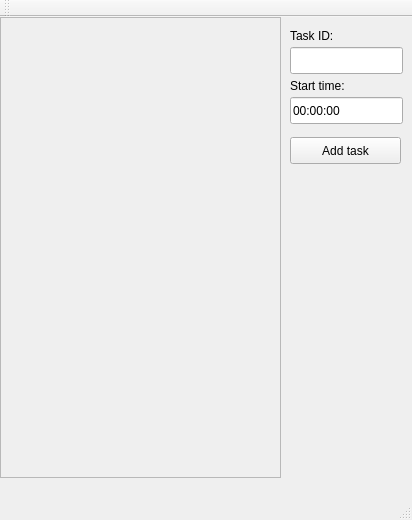
<?xml version="1.0" encoding="UTF-8"?>
<ui version="4.0">
 <class>TimeKeeper</class>
 <widget class="QMainWindow" name="TimeKeeper">
  <property name="geometry">
   <rect>
    <x>0</x>
    <y>0</y>
    <width>412</width>
    <height>520</height>
   </rect>
  </property>
  <property name="windowTitle">
   <string>TimeKeeper</string>
  </property>
  <widget class="QWidget" name="centralWidget">
   <widget class="QScrollArea" name="scrollArea">
    <property name="geometry">
     <rect>
      <x>0</x>
      <y>0</y>
      <width>281</width>
      <height>461</height>
     </rect>
    </property>
    <property name="widgetResizable">
     <bool>true</bool>
    </property>
    <widget class="QWidget" name="scrollAreaWidgetContents">
     <property name="geometry">
      <rect>
       <x>0</x>
       <y>0</y>
       <width>279</width>
       <height>459</height>
      </rect>
     </property>
    </widget>
   </widget>
   <widget class="QLabel" name="labelTaskName">
    <property name="geometry">
     <rect>
      <x>290</x>
      <y>10</y>
      <width>67</width>
      <height>17</height>
     </rect>
    </property>
    <property name="text">
     <string>Task ID:</string>
    </property>
   </widget>
   <widget class="QLineEdit" name="lineEditTaskId">
    <property name="geometry">
     <rect>
      <x>290</x>
      <y>30</y>
      <width>113</width>
      <height>27</height>
     </rect>
    </property>
   </widget>
   <widget class="QLabel" name="labelStartTime">
    <property name="geometry">
     <rect>
      <x>290</x>
      <y>60</y>
      <width>81</width>
      <height>17</height>
     </rect>
    </property>
    <property name="text">
     <string>Start time:</string>
    </property>
   </widget>
   <widget class="QLineEdit" name="lineEditStartTime">
    <property name="geometry">
     <rect>
      <x>290</x>
      <y>80</y>
      <width>113</width>
      <height>27</height>
     </rect>
    </property>
    <property name="text">
     <string>00:00:00</string>
    </property>
   </widget>
   <widget class="QPushButton" name="pushButtonAddTask">
    <property name="geometry">
     <rect>
      <x>290</x>
      <y>120</y>
      <width>111</width>
      <height>27</height>
     </rect>
    </property>
    <property name="text">
     <string>Add task</string>
    </property>
    <property name="autoDefault">
     <bool>false</bool>
    </property>
    <property name="default">
     <bool>false</bool>
    </property>
    <property name="flat">
     <bool>false</bool>
    </property>
   </widget>
  </widget>
  <widget class="QMenuBar" name="menuBar">
   <property name="geometry">
    <rect>
     <x>0</x>
     <y>0</y>
     <width>412</width>
     <height>25</height>
    </rect>
   </property>
  </widget>
  <widget class="QToolBar" name="mainToolBar">
   <attribute name="toolBarArea">
    <enum>TopToolBarArea</enum>
   </attribute>
   <attribute name="toolBarBreak">
    <bool>false</bool>
   </attribute>
  </widget>
  <widget class="QStatusBar" name="statusBar"/>
 </widget>
 <layoutdefault spacing="6" margin="11"/>
 <resources/>
 <connections/>
</ui>
